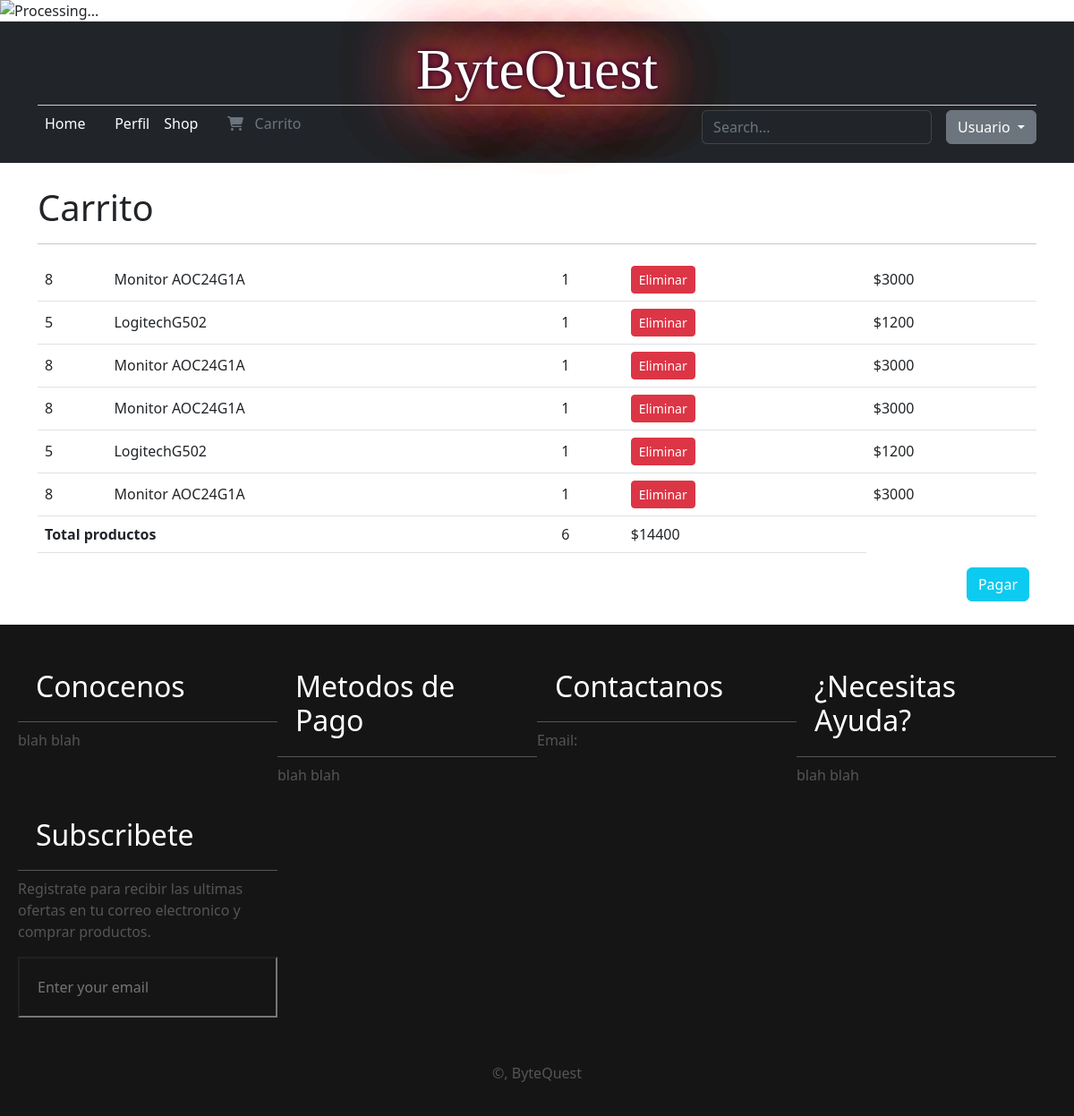
The app's page /Sesioniniciada/Carrito.php with its own data.
### tables this page shows
CREATE TABLE `carrito` (
  `ID_Carrito` int NOT NULL AUTO_INCREMENT,
  `ID_Producto_Carrito` int NOT NULL,
  `NombreProduct` varchar(20) NOT NULL,
  `Precio` int NOT NULL,
  `Cant` int NOT NULL,
  PRIMARY KEY (`ID_Carrito`),
  KEY `fk_IdProductoCarrito` (`ID_Producto_Carrito`),
  CONSTRAINT `fk_IdProductoCarrito` FOREIGN KEY (`ID_Producto_Carrito`) REFERENCES `productos` (`ID_Producto`)
);

### Sesioniniciada/Carrito.php (the view, shortened to what this page needs)
<!DOCTYPE html>
<html lang="es">
<head>
  <link rel="stylesheet" href="../css/estilos.css">
  <link rel="stylesheet" href="https://cdnjs.cloudflare.com/ajax/libs/font-awesome/6.2.0/css/all.min.css">
  <div class="overlay hidden"><div class="overlay-content"><img src="css/loading.gif" alt="Processing..."/></div></div>
  <link href="../css/bootstrap.min.css" rel="stylesheet">
  <link href="../css/dropdowns.css" rel="stylesheet">
</head>
<header class="p-3 text-bg-dark">
  <div class="container">
    <div class="d-flex flex-wrap align-items-center justify-content-center justify-content-lg-start">
      <h1 class="main-header__title">ByteQuest</h1>
      <ul class="nav col-12 col-lg-auto me-lg-auto mb-2 justify-content-center mb-md-0">
          <br></br>
          <li><a href="Home.php" class="nav-link px-2 text-white">Home</a></li>&nbsp;&nbsp;&nbsp;&nbsp;
          <?php
          if ($_SESSION['user-tipe'] == 2) {
              echo '<a href="Perfil.php" class="nav-link px-2 text-white">Perfil</a>';
          } else {
              if ($_SESSION['user-rol'] == 1){
              echo '<a href="PerfilPublico.php" class="nav-link px-2 text-white">Perfil</a>';
              } else{
                  echo '<a href="Perfil.Vendedor.php" class="nav-link px-2 text-white">Perfil</a>';
              }
          }
          ?>
          <li><a href="Tienda.php" class="nav-link px-2 text-white">Shop</a></li>&nbsp;&nbsp;&nbsp;&nbsp;
          <li><a href="Carrito.php" class="nav-link px-2 text-secondary"> <i class="fa-solid fa-cart-shopping"></i> &nbsp;&nbsp;Carrito </a></li>
        </ul>
        <form action="TiendaBusqueda.php" method="POST" class="col-12 col-lg-auto mb-3 mb-lg-0 me-lg-3"
                role="search">
                <input type="search" name="search_query" class="form-control form-control-dark text-bg-dark"
                    placeholder="Search..." aria-label="Search">
            </form>
        <ul class="nav col-12 col-lg-auto  mb-md-0">
          <li><a class="btn btn-secondary dropdown-toggle" data-bs-toggle="dropdown" aria-expanded="false">Usuario </a>
          </li>
        </ul>
      </div>
    </div>
  </header>
  <main class="main">
    <body>
      <div class="container">
        <h1>Carrito</h1>
        <hr>
        <table class="table">
        <tfoot>
            <?php
            $conexionDB = new ConexionDB();
            $conexion = $conexionDB->getConexion();
            $query = "SELECT * FROM Carrito";
            $resultado = $conexion->query($query);
            if ($resultado->num_rows > 0) {
                $totalProductos = 0;
                $totalPrecio = 0;
                while ($row = $resultado->fetch_assoc()) {
                    $totalProductos += $row['Cant'];
                    $totalPrecio += $row['Cant'] * $row['Precio'];
                    echo '<tr>';
                    echo '<td>' . $row['ID_Producto_Carrito'] . '</td>';
                    echo '<td>' . $row['NombreProduct'] . '</td>';
                    echo '<td>' . $row['Cant'] . '</td>';
                    echo '<td><form method="post" action="eliminar_del_carrito.php">';
                    echo '<button class="btn btn-danger btn-sm" type="submit">Eliminar</button>';
                    echo '</form></td>';
                    echo '<td>$' . ($row['Cant'] * $row['Precio']) . '</td>';
                    echo '</tr>';
                }
                echo '<tr>';
                echo '<th scope="row" colspan="2">Total productos</th>';
                echo '<td>' . $totalProductos . '</td>';
                echo '<td class="font-weight-bold">$' . $totalPrecio . '</td>';
                echo '</tr>';
            } else {
                echo '<tr id="footer">';
                echo '<th scope="row" colspan="5">Carrito vacío - ¡comience a comprar!</th>';
                echo '</tr>';
            }
            ?>
        </tfoot>
    </table>
            <div class="d-grid gap-2 d-md-flex justify-content-md-end">
              <a href="PAGAR.php"><button class="btn btn-info  text-white " id="pagar-carrito" type="button">Pagar</button></a>
            </div><p></p>
        </div>
      </body>
    </main>
    <footer class="main-footer">
        <div class="footer__section">
            <h2 class="footer__title">Conocenos</h2>
            <p class="footer__txt">blah blah </p>
        </div>
        <div class="footer__section">
            <h2 class="footer__title">Metodos de Pago</h2>
            <p class="footer__txt">blah blah </p>
        </div>
        <div class="footer__section">
            <h2 class="footer__title">Contactanos</h2>
            <p class="footer__txt">Email:</p>
        </div>
        <div class="footer__section">
            <h2 class="footer__title">¿Necesitas Ayuda?</h2>
            <p class="footer__txt">blah blah </p>
        </div>
        <div class="footer__section">
            <h2 class="footer__title">Subscribete</h2>
            <p class="footer__txt">Registrate para recibir las ultimas ofertas
                en tu correo electronico y comprar productos.</p>
                <input type="email" class="footer__input" placeholder="Enter your email">
        </div>
    </footer>
    <div class="Copyright"><p class="copy">©, ByteQuest</p></div>
</html>

### css/estilos.css (style rules this page uses)
* { box-sizing: border-box; }
body { margin: 0; font-family: "Inconsolata"; }
img { display: block; width: 100%; }
.main-header__title { text-align: center; font-size: 2.5em; margin: 15px 0; color: #ffffff; font-family: "pirulen"; text-shadow: 0 0 5px rgb(20, 20, 16), 0 0 10px rgb(100, 0, 70), 0 0 20px rgb(100, 0, 70), 0 0 40px rgb(248, 135, 43), 0 0 80px rgb(248, 135, 43), 0 0 90px rgb(248, 135, 43), 0 0 90px rgb(253, 30, 115), 0 0 90px rgb(253, 30, 115), 0 0 90px rgb(253, 30, 115); }
.main { padding: 10px; }
.main-footer { background: #151515; color: white; padding: 30px 20px; }
.footer__txt { color: #555; }
.footer__title { border-bottom: 1px solid #555; padding: 20px; }
.footer__input { background: #151515; width: 100%; display: block; padding: 20px; border: 1 px solid #555; }
.copy { color: #555; }
.Copyright { background: #151515; width: 100%; display: block; padding: 20px; border: 1 px solid #555; text-align: center; }
@media screen and (min-width: 1024px) { .container { width: 1000px; margin: auto; } }
@media screen and (min-width: 1024px) { .main-header__title { width: 100%; font-size: 4em; margin: 0; border-bottom: 1px solid #ccc; } }
@media screen and (min-width: 1024px) { .main-footer { display: grid; grid-template-columns: repeat(4,1fr); } }
a { color:#0000FF; text-decoration:none; }

### css/dropdowns.css (style rules this page uses)
.form-control-dark { background-color: rgba(255, 255, 255, .05); border-color: rgba(255, 255, 255, .15); }

### records on screen
carrito: ID_Producto_Carrito "8", NombreProduct "Monitor AOC24G1A", Cant "1", $row['Cant']*$row['Precio'] "3000"
carrito: ID_Producto_Carrito "5", NombreProduct "LogitechG502", Cant "1", $row['Cant']*$row['Precio'] "1200"
carrito: ID_Producto_Carrito "8", NombreProduct "Monitor AOC24G1A", Cant "1", $row['Cant']*$row['Precio'] "3000"
carrito: ID_Producto_Carrito "8", NombreProduct "Monitor AOC24G1A", Cant "1", $row['Cant']*$row['Precio'] "3000"
carrito: ID_Producto_Carrito "5", NombreProduct "LogitechG502", Cant "1", $row['Cant']*$row['Precio'] "1200"
carrito: ID_Producto_Carrito "8", NombreProduct "Monitor AOC24G1A", Cant "1", $row['Cant']*$row['Precio'] "3000"

### other values on screen
$totalProductos "6"
$totalPrecio "14400"
